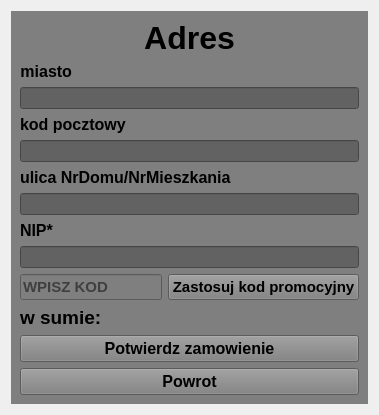
      <widget class="QWidget" name="page_2">
       <layout class="QGridLayout" name="gridLayout">
        <item row="0" column="0">
         <widget class="QWidget" name="widget_4" native="true">
          <property name="sizePolicy">
           <sizepolicy hsizetype="Expanding" vsizetype="Fixed">
            <horstretch>0</horstretch>
            <verstretch>0</verstretch>
           </sizepolicy>
          </property>
          <property name="styleSheet">
           <string notr="true">background-color: rgb(127, 127, 127);
border-color: rgb(54, 54, 54);
</string>
          </property>
          <layout class="QVBoxLayout" name="verticalLayout_9">
           <item>
            <widget class="QLabel" name="label_11">
             <property name="font">
              <font>
               <pointsize>24</pointsize>
               <bold>true</bold>
              </font>
             </property>
             <property name="text">
              <string>Adres</string>
             </property>
             <property name="alignment">
              <set>Qt::AlignCenter</set>
             </property>
            </widget>
           </item>
           <item>
            <layout class="QVBoxLayout" name="verticalLayout_10">
             <item>
              <widget class="QLabel" name="cityEntLabel">
               <property name="sizePolicy">
                <sizepolicy hsizetype="Maximum" vsizetype="Preferred">
                 <horstretch>0</horstretch>
                 <verstretch>0</verstretch>
                </sizepolicy>
               </property>
               <property name="font">
                <font>
                 <pointsize>12</pointsize>
                 <bold>true</bold>
                </font>
               </property>
               <property name="layoutDirection">
                <enum>Qt::LeftToRight</enum>
               </property>
               <property name="text">
                <string>miasto</string>
               </property>
               <property name="alignment">
                <set>Qt::AlignRight|Qt::AlignTrailing|Qt::AlignVCenter</set>
               </property>
              </widget>
             </item>
             <item>
              <widget class="QLineEdit" name="cityEnterLineEdit">
               <property name="sizePolicy">
                <sizepolicy hsizetype="Expanding" vsizetype="Fixed">
                 <horstretch>0</horstretch>
                 <verstretch>0</verstretch>
                </sizepolicy>
               </property>
               <property name="minimumSize">
                <size>
                 <width>200</width>
                 <height>0</height>
                </size>
               </property>
               <property name="styleSheet">
                <string notr="true">background-color: rgb(98, 98, 98);
border-color: rgb(54, 54, 54);</string>
               </property>
              </widget>
             </item>
             <item>
              <widget class="QLabel" name="label_12">
               <property name="sizePolicy">
                <sizepolicy hsizetype="Expanding" vsizetype="Preferred">
                 <horstretch>0</horstretch>
                 <verstretch>0</verstretch>
                </sizepolicy>
               </property>
               <property name="font">
                <font>
                 <pointsize>12</pointsize>
                 <bold>true</bold>
                </font>
               </property>
               <property name="text">
                <string>kod pocztowy</string>
               </property>
               <property name="alignment">
                <set>Qt::AlignLeading|Qt::AlignLeft|Qt::AlignVCenter</set>
               </property>
              </widget>
             </item>
             <item>
              <widget class="QLineEdit" name="postalCodeEnterLineEdit">
               <property name="styleSheet">
                <string notr="true">background-color: rgb(98, 98, 98);
border-color: rgb(54, 54, 54);</string>
               </property>
               <property name="inputMethodHints">
                <set>Qt::ImhNone</set>
               </property>
               <property name="echoMode">
                <enum>QLineEdit::Normal</enum>
               </property>
              </widget>
             </item>
             <item>
              <widget class="QLabel" name="label_13">
               <property name="font">
                <font>
                 <pointsize>12</pointsize>
                 <bold>true</bold>
                </font>
               </property>
               <property name="text">
                <string>ulica NrDomu/NrMieszkania</string>
               </property>
              </widget>
             </item>
             <item>
              <widget class="QLineEdit" name="streetEnterLineEdit">
               <property name="styleSheet">
                <string notr="true">background-color: rgb(98, 98, 98);
border-color: rgb(54, 54, 54);</string>
               </property>
              </widget>
             </item>
             <item>
              <widget class="QLabel" name="label_18">
               <property name="font">
                <font>
                 <pointsize>12</pointsize>
                 <bold>true</bold>
                </font>
               </property>
               <property name="text">
                <string>NIP*</string>
               </property>
              </widget>
             </item>
             <item>
              <widget class="QLineEdit" name="NIPInput">
               <property name="styleSheet">
                <string notr="true">background-color: rgb(98, 98, 98);
border-color: rgb(54, 54, 54);</string>
               </property>
              </widget>
             </item>
            </layout>
           </item>
           <item>
            <layout class="QHBoxLayout" name="horizontalLayout_18">
             <item>
              <widget class="QLineEdit" name="promoCodeLineEdit">
               <property name="sizePolicy">
                <sizepolicy hsizetype="Preferred" vsizetype="Fixed">
                 <horstretch>0</horstretch>
                 <verstretch>0</verstretch>
                </sizepolicy>
               </property>
               <property name="font">
                <font>
                 <pointsize>11</pointsize>
                 <bold>true</bold>
                </font>
               </property>
               <property name="placeholderText">
                <string>WPISZ KOD</string>
               </property>
              </widget>
             </item>
             <item>
              <widget class="QPushButton" name="promoCodePushButton">
               <property name="sizePolicy">
                <sizepolicy hsizetype="Expanding" vsizetype="Fixed">
                 <horstretch>0</horstretch>
                 <verstretch>0</verstretch>
                </sizepolicy>
               </property>
               <property name="font">
                <font>
                 <pointsize>11</pointsize>
                 <bold>true</bold>
                </font>
               </property>
               <property name="styleSheet">
                <string notr="true"/>
               </property>
               <property name="text">
                <string>Zastosuj kod promocyjny</string>
               </property>
              </widget>
             </item>
            </layout>
           </item>
           <item>
            <widget class="QLabel" name="ovarallPriceLabel">
             <property name="font">
              <font>
               <pointsize>14</pointsize>
               <bold>true</bold>
              </font>
             </property>
             <property name="text">
              <string>w sumie: </string>
             </property>
            </widget>
           </item>
           <item>
            <widget class="QPushButton" name="orderConfirmPushButton">
             <property name="font">
              <font>
               <pointsize>12</pointsize>
               <bold>true</bold>
              </font>
             </property>
             <property name="text">
              <string>Potwierdz zamowienie</string>
             </property>
            </widget>
           </item>
           <item>
            <widget class="QPushButton" name="retFromOrderPushButton">
             <property name="font">
              <font>
               <pointsize>12</pointsize>
               <bold>true</bold>
              </font>
             </property>
             <property name="text">
              <string>Powrot</string>
             </property>
            </widget>
           </item>
          </layout>
         </widget>
        </item>
       </layout>
      </widget>
